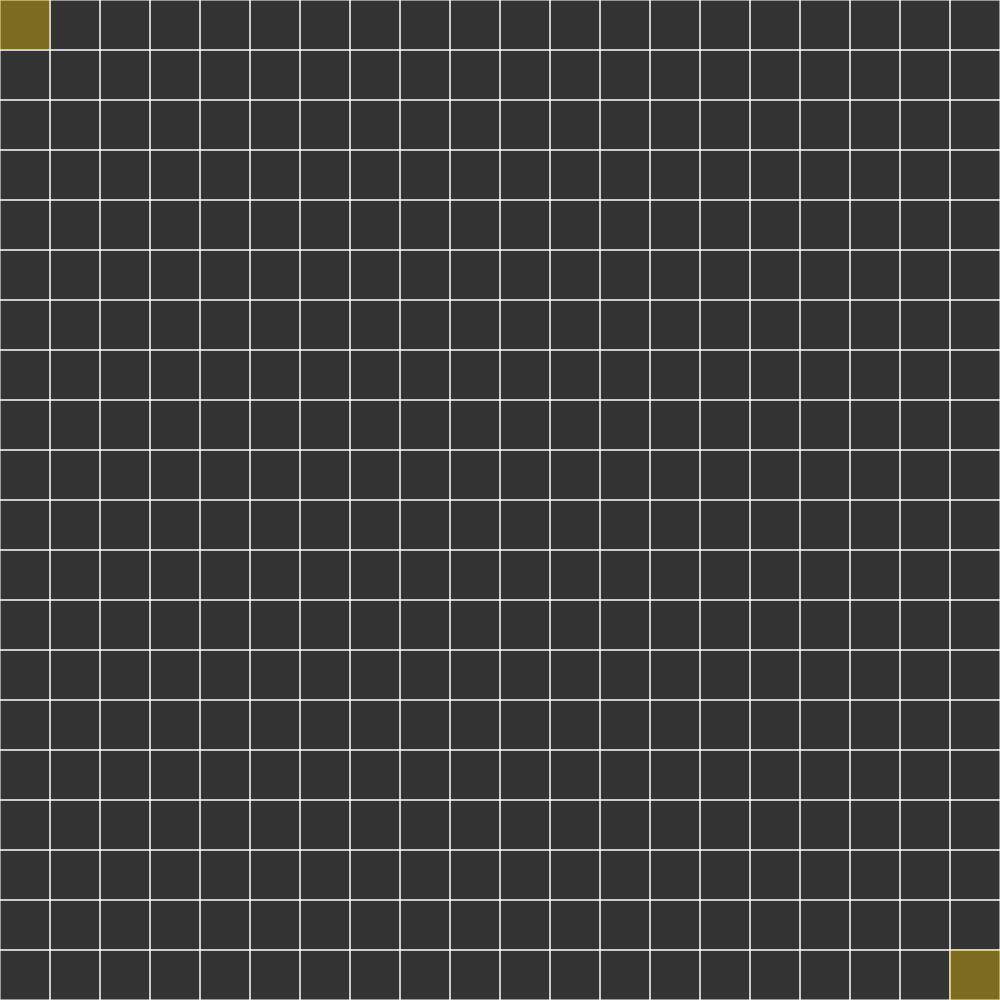
Frame 1 (no input)
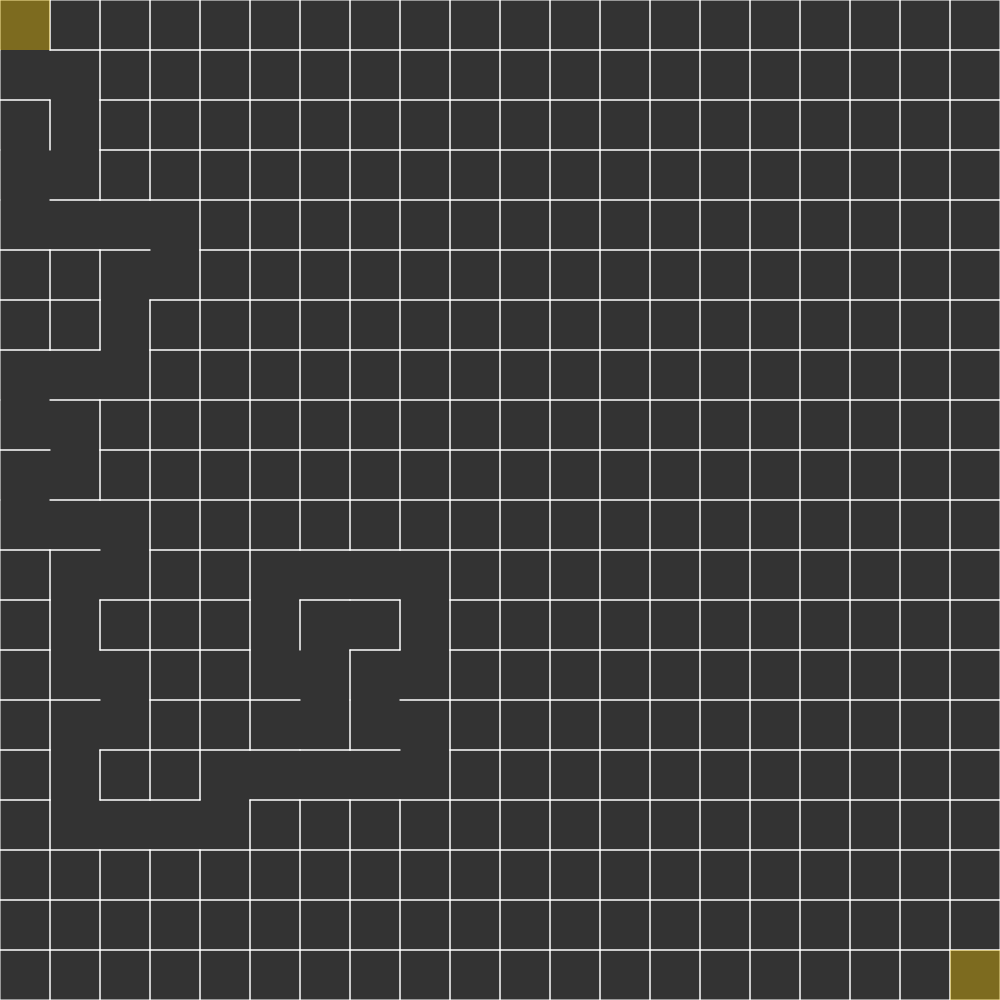
Frame 60 (no input)
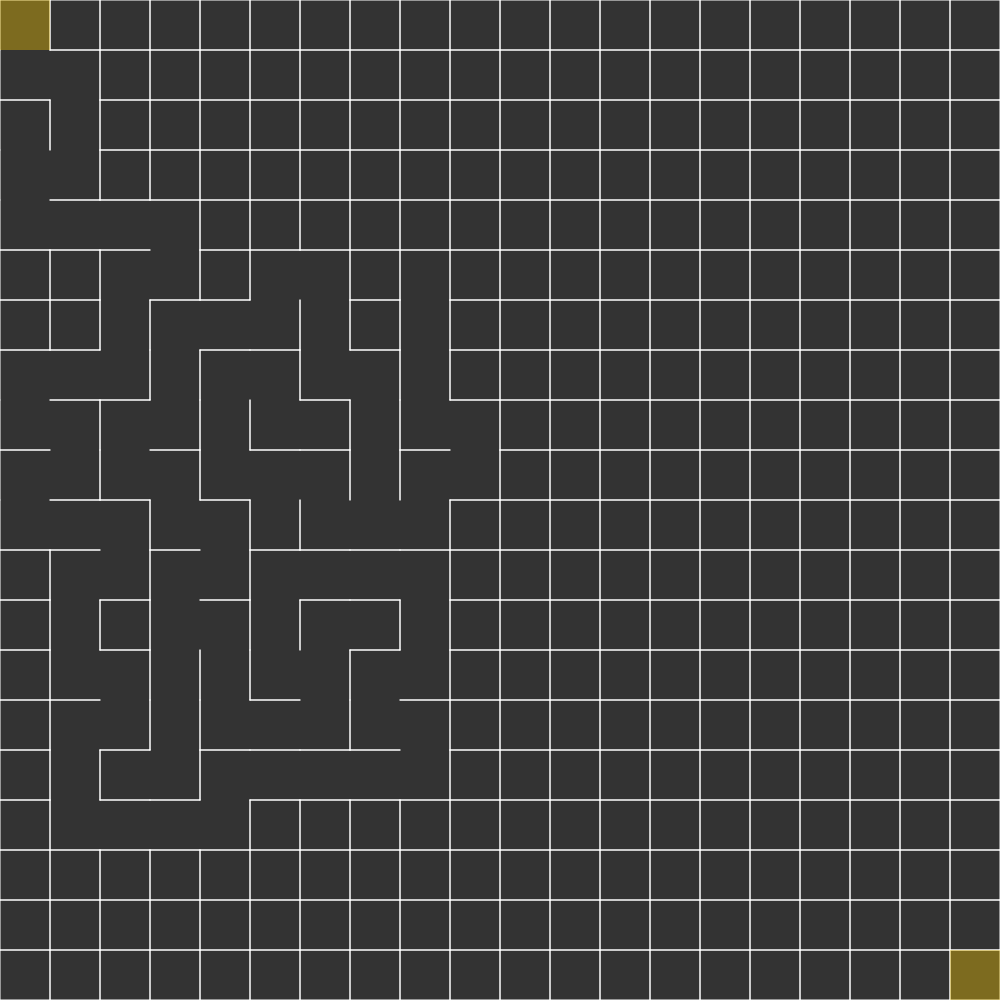
Frame 120 (the mouse pressed at the canvas centre since frame 60)

The p5.js sketch that drew these frames (run headless with seeded random() and noise() and a simulated clock; from frame 60 on, the mouse is pressed at the canvas centre):

// p5.js sketch
// ── sketch.js
var current;
var colonne, ligne;
var complete, fin, chemin;
var t = 50;                                      //t defini la dimension d'une cellule
var grid = [];
var stack = [];
var solv = [];



function setup() {
  //frameRate(5);                           //gere le nombre d'images par seconde
  this.complete = false;
  createCanvas(1000,1000);                    //gere la taille de la fenetre
  colonne = floor(width/t);
  ligne = floor(height/t);
  fin = (colonne*ligne)-1;
  
  for(var y = 0; y < ligne; y++){
     for(var x = 0; x < colonne; x++){
       var cellule = new Cellule(x,y);
       grid.push(cellule);                       //place la cellule(x,y) dans la liste grid
     }
  }
  current = grid[0];                             //defini la cellule en haut à gauche(grid[0]) comme "current cell"
}










function draw() {
  background(51);
  for(var i = 0; i < grid.length; i++){
    grid[i].show();                             //affiche toute les cellules presentes dans la liste grid
  }
  current.startEnd();
  
  
  
  if(this.complete == true){
  current.solved = true;
  var next = current.checkSolve();
  if(next){
    next.solved = true;
    solv.push(current);
    current = next;
    if(current == grid[fin]){
     this.complete = false;
 
    }
  }else if(solv.length > 0){
    current.wrong = true;
    current = solv.pop();
  }
 }
  
  if(this.complete == false){
  current.visite = true;                        //marque la cellule actuelle comme visite
  //current.highlight();
  var suivante = current.checkVoisins();
  if(suivante){                                 //fait passer la "current cell" de la cellule actuelle à celle choisie par la fonction checkvoisin
    suivante.visite = true;
    stack.push(current);                        //mettre la "curret cell" dans la pile
    retireMur(current, suivante);               //appel la fonction retireMur
    current = suivante;
  }else if(stack.length > 0){
    current = stack.pop();
  }else if(current == grid[0]){
    this.complete = true;
  }
 }
}













function index(x,y){                                      
  if(x < 0 || y < 0 || x > colonne-1 || y > ligne-1){      //si "current cell" se situe sur les brods du canvas, alors il ne faut pas chercher des voisins en dehors du canvas, si index=-1, dessus, droite, bas ou gauche sera "undefined" pour empecher cela
    return -1;                                             
  }
  return x + y * colonne;                        //creer un index qui va classer les cellules de façon croissante de la droite vers la gauche puis revenir à la ligne et encore droite vers la gauche etc...
}                                                //pour que je puisse facilement selectioner la cellule du dessus, celle d'en bas, de gauche ou celle de droite avec des coordonées orthonormées













function Cellule(x, y) {
  this.x = x;
  this.y = y;
  this.mur = [true, true, true, true];         //creer un array avec 4 parametre en boolean (true or false) qui sert a definir quels murs sont actifs (haut, droite, bas, gauche)
  this.visite = false;
  this.solved = false;
  
  
  
  
  this.checkVoisins = function(){                //fonction qui permet de tester si les voisins de la "current cell" sont visite ou non, si non, en choisir une aléatoirement et la placer dans la liste voisins
    var voisins = [];
    var dessus = grid[index(x    , y - 1)];      //selctionne la cellule au dessus de la "current cell" 
    var droite = grid[index(x + 1, y    )];      //selctionne la cellule à droite de la "current cell" 
    var bas    = grid[index(x    , y + 1)];      //selctionne la cellule en bas de la "current cell" 
    var gauche = grid[index(x - 1, y    )];      //selctionne la cellule à gauche de la "current cell" 
    
    if(dessus && !dessus.visite){
      voisins.push(dessus);                          //si la cellule du dessus est definie(!= -1), et n'est pas visite alors je la met dans la liste voisins
    }
     if(droite && !droite.visite){
      voisins.push(droite);                          //si la cellule de droite est definie(!= -1), et n'est pas visite alors je la met dans la liste voisins
    }
     if(bas && !bas.visite){
      voisins.push(bas);                             //si la cellule d'en dessous est definie(!= -1), et n'est pas visite alors je la met dans la liste voisins
    }
     if(gauche && !gauche.visite){
      voisins.push(gauche);                          //si la cellule de gauche est definie(!= -1), et n'est pas visite alors je la met dans la liste voisins
    }
    
    if(voisins.length > 0){
      var r = floor(random(0, voisins.length));         //si la liste voisins comporte plus d'une valeur, alors j'en choisi un aléatoirement entre les valeurs disponibles
      return voisins[r];
    }else{
      return undefined;                                //si la liste voisins est vide alors return undefined
    }
  }
  
  
  
  
  this.checkSolve = function(){                //fonction qui permet de tester si les voisins de la "current cell" sont visite ou non, si non, en choisir une aléatoirement et la placer dans la liste voisins
    var resolu = [];
    var dessus = grid[index(x    , y - 1)];      //selctionne la cellule au dessus de la "current cell" 
    var droite = grid[index(x + 1, y    )];      //selctionne la cellule à droite de la "current cell" 
    var bas    = grid[index(x    , y + 1)];      //selctionne la cellule en bas de la "current cell" 
    var gauche = grid[index(x - 1, y    )];      //selctionne la cellule à gauche de la "current cell" 
    
    if(dessus && !dessus.solved && dessus.mur[2] == false){
      resolu.push(dessus);                          //si la cellule du dessus est definie(!= -1), et n'est pas visite alors je la met dans la liste voisins
    }
     if(droite && !droite.solved && droite.mur[3] == false){
      resolu.push(droite);                          //si la cellule de droite est definie(!= -1), et n'est pas visite alors je la met dans la liste voisins
    }
     if(bas && !bas.solved && bas.mur[0] == false){
      resolu.push(bas);                             //si la cellule d'en dessous est definie(!= -1), et n'est pas visite alors je la met dans la liste voisins
    }
     if(gauche && !gauche.solved && gauche.mur[1] == false){
      resolu.push(gauche);                          //si la cellule de gauche est definie(!= -1), et n'est pas visite alors je la met dans la liste voisins
    }
    
    if(resolu.length > 0){
      var r = floor(random(0, resolu.length));         //si la liste voisins comporte plus d'une valeur, alors j'en choisi un aléatoirement entre les valeurs disponibles
      return resolu[r];
    }else{
      return undefined;                                //si la liste voisins est vide alors return undefined
    }
  }
  
  
  
  
  
  
  
  
  
  
  this.startEnd = function(){
   noStroke();
    fill(240, 195, 0, 100);
    rect(0, 0, t, t);
    rect(width - t, height - t, width, height);
  }
  
  
  
  this.highlight = function(){
    var x = this.x*t;
    var y = this.y*t;
    noStroke();                                        //colore "current cell" en vert
    fill(0,255,100,100);
    rect(x, y, t, t);
  }
  
  
  
  this.show = function() {                     //definie la fonction show pour afficher les cellules
    var x = this.x*t;
    var y = this.y*t;
    stroke(255);
    
    if(this.mur[0]){
     line(x     ,y     ,x + t ,y    );}                //place une ligne comme mur en haut de la cellule si son parametre égal true
    
    if(this.mur[1]){ 
     line(x + t ,y     ,x + t ,y + t);}                //place une ligne comme mur à droite de la cellule si son parametre égal true
    
    if(this.mur[2]){
     line(x + t ,y + t ,x     ,y + t);}                //place une ligne comme mur en bas de la cellule si son parametre égal true
    
    if(this.mur[3]){
     line(x     ,y + t ,x     ,y    );}                //place une ligne comme mur à gauche de la cellule si son parametre égal true
    
    //if (this.visite){                          //colore en cyan les cellules visite
      //noStroke();
      //fill(0, 255, 255, 100);  
      //rect(x, y, t, t);
    //}
    if (this.solved){
      noStroke();
      fill(102, 102, 102, 100);  
      rect(x, y, t, t);
    }
    
    if (this.wrong){
      noStroke();
      fill(30, 100);
      rect(x, y, t, t);
    }
  }
}















function retireMur(a, b){
  var x = a.x - b.x;         //cette valeur me permet de savoir si la cellule suivante est à gauche ou à droite de la "current cell"
  if(x === 1){
    a.mur[3] = false;        
    b.mur[1] = false;
  }else if(x === -1){
    a.mur[1] = false;
    b.mur[3] = false;
  }
  
   var y = a.y - b.y;         //cette valeur me permet de savoir si la cellule suivante est en dessus ou en bas de la "current cell"
   if(y === 1){
    a.mur[0] = false;        
    b.mur[2] = false;
  }else if(y === -1){
    a.mur[2] = false;
    b.mur[0] = false;
  }
}
